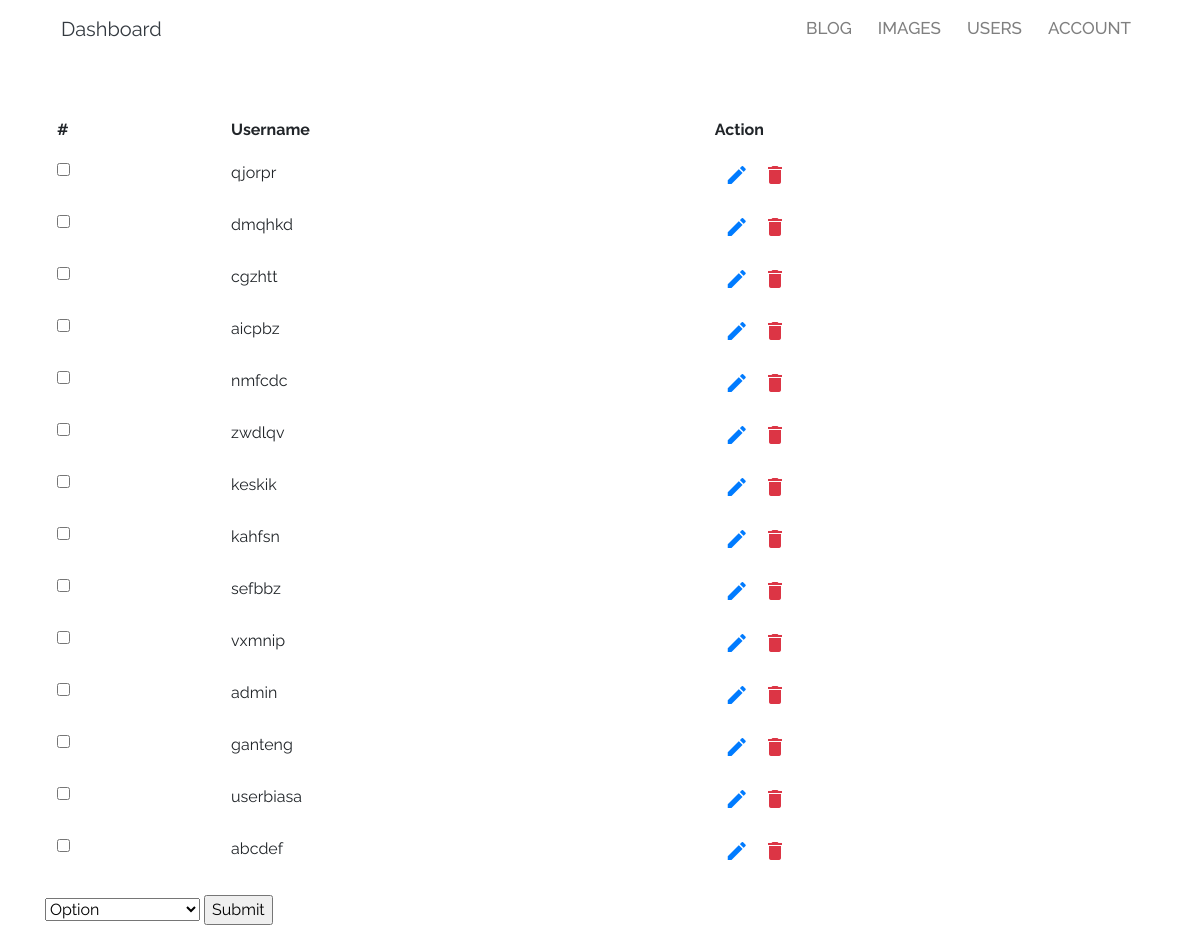
Page /dashboard/users (signed in) on the committed database.
### app/models.py (models this page shows, shortened)
class BaseModel:
    def save(self):
        db.session.add(self)
        self.__commit()

class User(db.Model, BaseModel, UserMixin):
    __tablename__ = 'users'
    id = db.Column(db.Integer, primary_key=True, unique=True)
    full_name = db.Column(db.String(100), nullable=False)
    username = db.Column(db.String(100), nullable=False)
    password = db.Column(db.String(256), nullable=False)
    is_admin = db.Column(db.Boolean, default=False)
    email = db.Column(db.String(100), nullable=False)
    api_key = db.Column(db.String(25), nullable=False)
    joined_at = db.Column(db.DateTime, default=datetime.utcnow)
    user_post = db.relationship('Post', backref='author',
                                lazy='dynamic',
                                cascade='all,delete')
    user_image = db.relationship('Image', backref='image_author',
                                 lazy='dynamic',
                                 cascade='all,delete')

### app/dashboard/admin.py (the view, shortened to what this page needs)
@dash.route('/users', methods=['GET','POST'])
@admin_required
def show_users():
    list_users = User.query.all()
    return render_template('dashboard/show-users.html', list_users=enumerate(list_users))

### app/models.py (called while the page is built)
@login_manager.user_loader
def load_user(id):
    return User.query.get(id)

### app/templates/dashboard/show-users.html (shortened to what this page needs)
<html>
    <head>
        {% include 'head.html' %}
    </head>
<body>
    {% include 'dashboard/menu.html' %}
            <form method="POST" action=''>
                <table class='table table-responsive-sm table-borderless w-100'>
                    <thead>
                        <tr>
                            <th>#</th>
                            <th>Username</th>
                            <th>Action</th>
                        </tr>
                    </thead>
                    <tbody>
                        {% for id, user in list_users %}
                        <tr>
                            <td>
                                <input type='checkbox' name='checkbox[]' value='{{user.username}}'>
                            </td>
                            <td>{{user.username}}</td>
                            <td>
                                <a href='{{url_for("dashboard.edit_user", user_id=user.id)}}' class='item-menu'>
                                    <span class='material-icons'>create</span>
                                </a>
                                <a href='{{url_for("dashboard.delete_user", user_id=user.id)}}' class='item-menu text-danger'>
                                    <span class='material-icons'>delete</span>
                                </a>
                            </td>
                        </tr>
                        {% endfor %}
                    </tbody>
                </table>
                <select name='opt'>
                    <option selected>Option</option>
                </select>
                <input type='submit' value='Submit'>
            </form>
</body>
</html>

### app/templates/head.html (shortened to what this page needs)
<link rel='stylesheet' href='{{url_for("static", filename="css/style.css")}}'>
<link rel="stylesheet" href="https://stackpath.bootstrapcdn.com/bootstrap/4.1.3/css/bootstrap.min.css">

### app/templates/dashboard/menu.html (shortened to what this page needs)
<div class='container'>
    <div class='menu'>
        <link href='{{url_for("static", filename="css/dash.css")}}' rel='stylesheet'>
        {% extends 'navbar.html' %}
        {% block brand %}
            <a href='{{url_for("dashboard.dashboard_index")}}' class='navbar-brand text-dark'>Dashboard</a>
        {% endblock %}
        {% block navlink %}
            <li class='nav-item dropdown'>
                <a href='#' data-toggle='dropdown' class='nav-link' id='blogdropdown' role='button'  >Blog</a>
            </li>
            <li class='nav-item dropdown'>
                <a href='#' data-toggle="dropdown" class='nav-link' id='dropdownimage' role='button'>
                    Images
                </a>
            </li>
            {% if current_user.is_admin %}
            <li class='nav-item dropdown'>
                <a href='#' data-toggle="dropdown" class='nav-link' id='dropdownuser' role='button'>
                    Users
                </a>
            </li>
            {% endif %}
            <li class='nav-item dropdown'>
                <a href='#' data-toggle="dropdown" class='nav-link' id='dropdownaccount' role='button'>
                    Account
                </a>
            </li>
    </div>
    {% endblock %}

### app/templates/navbar.html (shortened to what this page needs)
<nav class='navbar navbar-expand-lg main-nav navbar-light' >
    {% block brand %}{% endblock %}
    <div class='collapse navbar-collapse' id='mynav'>
        <ul class='navbar-nav ml-auto'>
            {% block navlink %}{% endblock %}
    </div>

### app/static/css/style.css (style rules this page uses)
.main-nav .nav-item .nav-link { font-size:17px; font-weight: 500; color: black; text-transform: uppercase; margin-left:10px; }
* { font-family: 'Raleway', sans-serif; }

### app/static/css/dash.css (style rules this page uses)
.menu { margin-bottom: 50px; }
.table a { text-decoration: none; }
.table .item-menu { margin-left: 10px; }

### rows in the picture
User: username "qjorpr"
User: username "dmqhkd"
User: username "cgzhtt"
User: username "aicpbz"
User: username "nmfcdc"
User: username "zwdlqv"
User: username "keskik"
User: username "kahfsn"
User: username "sefbbz"
User: username "vxmnip"
User: username "admin"
User: username "ganteng"
User: username "userbiasa"
User: username "abcdef"
